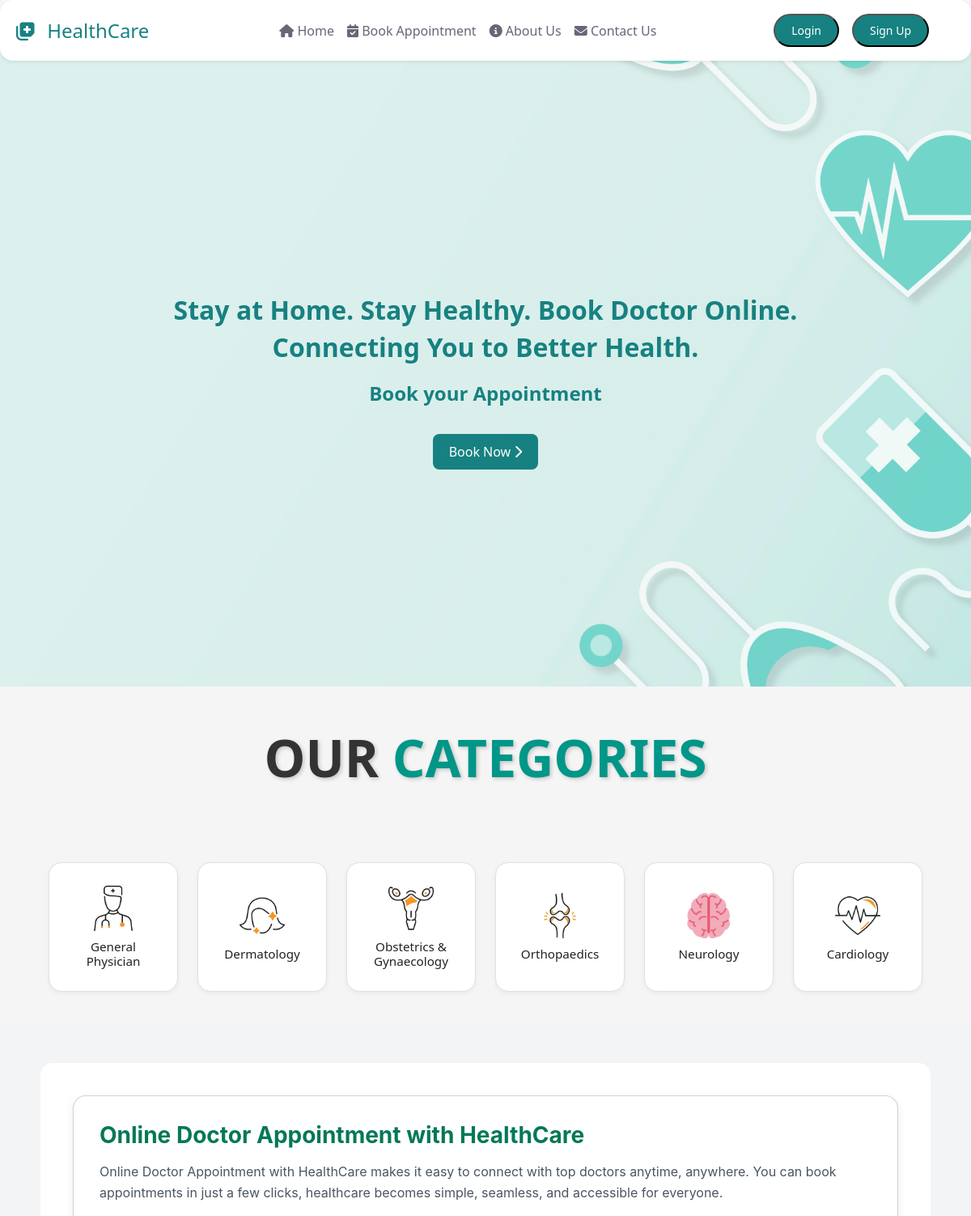
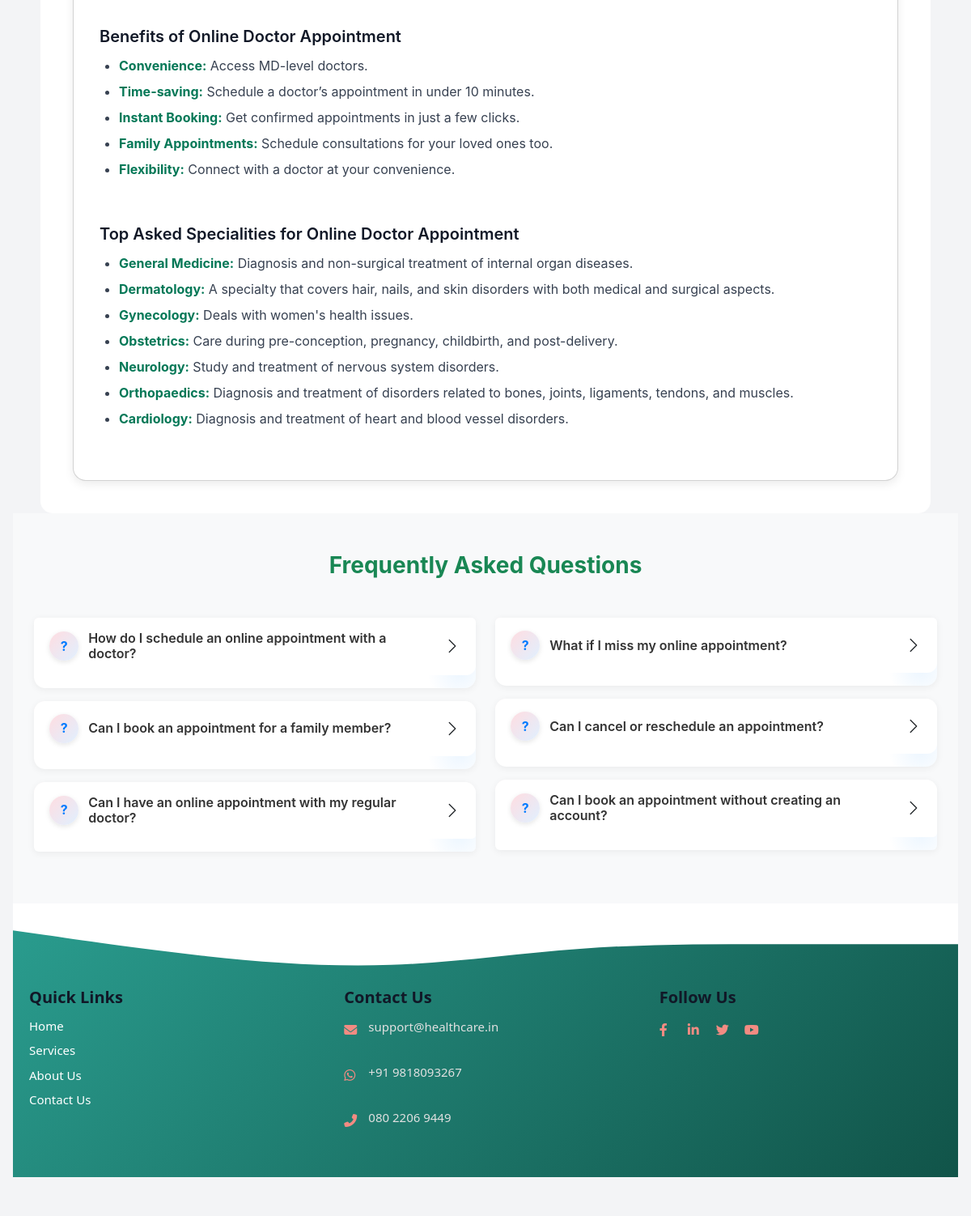
The page / on the database its author committed (2 pictures, top to bottom).
### tables this page shows
CREATE TABLE `categories` (
  `id` int(5) NOT NULL,
  `name` varchar(25) NOT NULL,
  `image` varchar(255) NOT NULL
);

### index.php (the view, shortened to what this page needs)
<?php
  $conn = new mysqli("localhost", "root", "", "doctor_directory");
  $result = $conn->query("SELECT * FROM categories");
?>
<?php
require 'db.php';
include("navbar.php");
if (isset($_GET['category_id'])) {
    $category_id = $_GET['category_id'];
    $query = "SELECT * FROM doctors WHERE category_id = ?";
    $stmt = $conn->prepare($query);
    $stmt->bind_param("i", $category_id);
    $stmt->execute();
    $result = $stmt->get_result();
    $is_doctor_view = true;
} else {
    $query = "SELECT * FROM categories";
    $result = $conn->query($query);
    $is_doctor_view = false;
}
?>
<!DOCTYPE html>
<html lang="en">
<head>
  <link rel="stylesheet" href="/project/style.css">
  <link rel="stylesheet" href="https://cdnjs.cloudflare.com/ajax/libs/font-awesome/6.5.0/css/all.min.css">
  <link rel="stylesheet" href="footer.css">
</head>
<body>
<section class="hero-section d-flex justify-content-center align-items-center mt-5 pt-5">
  <div class="text-center">
    <h1 class="display-5 fw-bold">Stay at Home. Stay Healthy. Book Doctor Online.</h1>
    <h2 class="display-5 fw-bold">Connecting You to Better Health.</h2>
    <p class="fw-bold">Book your Appointment</p>
  <a href="<?php echo isset($_SESSION['user']) ? 'user.php' : 'loginuser.php'; ?>"
   class="btn-book mt-3"
   style="z-index: 10; position: relative;">
   Book Now <span class="fas fa-chevron-right"></span>
</a>
</section>
<section id="categories">
<h2 class="our-doctors-heading">
    <span class="our">OUR</span> <span class="doctors"><?= $is_doctor_view ? 'DOCTORS' : 'CATEGORIES' ?></span>
</h2>
<div class="<?= $is_doctor_view ? 'doctor-grid' : 'category-grid' ?>">
<?php
while ($row = mysqli_fetch_assoc($result)) {
    $name = htmlspecialchars($row['name']);
    $image = htmlspecialchars($row['image']);
    if ($is_doctor_view) {
        $speciality = htmlspecialchars($row['speciality']);
        $experience = htmlspecialchars($row['experience']);
        $degree = htmlspecialchars($row['degree']);
        $hospital = htmlspecialchars($row['hospital']);
        ?>
        <div class="doctor-card">
            <img src="<?= $image ?>" alt="<?= $name ?>">
            <h3><?= $name ?></h3>
            <p> <?= $speciality ?></p>
            <p><strong>Experience:</strong> <?= $experience ?></p>
            <p><i class="fas fa-light fa-graduation-cap"></i><?= $degree ?></p>
            <p><i class="fas fa-map-marker-alt"></i> <?= $hospital ?></p>
             <a href="book_appointment.php?id=<?= $row['id'] ?>"
              class="btn" style="padding:10px 20px; background:#178181; color:white; text-decoration:none; border-radius:5px;">
                <i class="bi bi-calendar-check"></i> Book Appointment
             </a>
        </div>
        <?php
    } else {
        ?>
        <a href="?category_id=<?= $row['id'] ?>" class="category-card" style="text-decoration: none; color: inherit;">
            <img src="<?= $image ?>" alt="<?= $name ?>">
            <h3><?= $name ?></h3>
        </a>
        <?php
    }
}
?>
</section>
<section id="online-consultation">
  <div class="benefits">
    <div class="card">
      <h2>Online Doctor Appointment with HealthCare</h2>
      <p>
        Online Doctor Appointment with HealthCare makes it easy to connect with top doctors anytime, anywhere.
        You can book appointments in just a few clicks, healthcare becomes simple, seamless, and accessible for everyone.
      </p>
      <h3>Benefits of Online Doctor Appointment</h3>
      <ul>
        <li><strong>Convenience:</strong> Access MD-level doctors.</li>
        <li><strong>Time-saving:</strong> Schedule a doctor’s appointment in under 10 minutes.</li>
        <li><strong>Instant Booking:</strong> Get confirmed appointments in just a few clicks.</li>
        <li><strong>Family Appointments:</strong> Schedule consultations for your loved ones too.</li>
        <li><strong>Flexibility:</strong> Connect with a doctor at your convenience.</li>
      </ul>
      <h3>Top Asked Specialities for Online Doctor Appointment</h3>
      <ul>
        <li><strong>General Medicine:</strong> Diagnosis and non-surgical treatment of internal organ diseases.</li>
        <li><strong>Dermatology:</strong> A specialty that covers hair, nails, and skin disorders with both medical and surgical aspects.</li>
        <li><strong>Gynecology:</strong> Deals with women's health issues.</li>
        <li><strong>Obstetrics:</strong> Care during pre-conception, pregnancy, childbirth, and post-delivery.</li>
        <li><strong>Neurology:</strong> Study and treatment of nervous system disorders.</li>
        <li><strong>Orthopaedics:</strong> Diagnosis and treatment of disorders related to bones, joints, ligaments, tendons, and muscles.</li>
        <li><strong>Cardiology:</strong> Diagnosis and treatment of heart and blood vessel disorders.</li>
      </ul>
    </div>
  </div>
<section id="faq" class="py-5 bg-light">
  <div class="container">
    <h2 class="text-center mb-5 fw-bold text-success">Frequently Asked Questions</h2>
    <div class="row g-4">
      <div class="col-md-6">
        <div class="accordion" id="faqAccordion1">
          <div class="accordion-item faq-card mb-3">
            <h2 class="accordion-header" id="faq1">
              <button class="accordion-button collapsed fw-semibold" type="button" data-bs-toggle="collapse" data-bs-target="#answer1" aria-expanded="false" aria-controls="answer1">
                <span class="faq-icon">?</span>
                How do I schedule an online appointment with a doctor?
              </button>
            </h2>
          </div>
          <div class="accordion-item faq-card mb-3">
            <h2 class="accordion-header" id="faq2">
              <button class="accordion-button collapsed fw-semibold" type="button" data-bs-toggle="collapse" data-bs-target="#answer2" aria-expanded="false" aria-controls="answer2">
                <span class="faq-icon">?</span>
                Can I book an appointment for a family member?
              </button>
            </h2>
          </div>
          <div class="accordion-item faq-card mb-3">
            <h2 class="accordion-header" id="faq3">
              <button class="accordion-button collapsed fw-semibold" type="button" data-bs-toggle="collapse" data-bs-target="#answer3" aria-expanded="false" aria-controls="answer3">
                <span class="faq-icon">?</span>
                Can I have an online appointment with my regular doctor?
              </button>
            </h2>
          </div>
        </div>
      </div>
      <div class="col-md-6">
        <div class="accordion" id="faqAccordion2">
          <div class="accordion-item faq-card mb-3">
            <h2 class="accordion-header" id="faq4">
              <button class="accordion-button collapsed fw-semibold" type="button" data-bs-toggle="collapse" data-bs-target="#answer4" aria-expanded="false" aria-controls="answer4">
                <span class="faq-icon">?</span>
                What if I miss my online appointment?
              </button>
            </h2>
          </div>
          <div class="accordion-item faq-card mb-3">
            <h2 class="accordion-header" id="faq5">
              <button class="accordion-button collapsed fw-semibold" type="button" data-bs-toggle="collapse" data-bs-target="#answer5" aria-expanded="false" aria-controls="answer5">
                <span class="faq-icon">?</span>
                Can I cancel or reschedule an appointment?
              </button>
            </h2>
          </div>
          <div class="accordion-item faq-card mb-3">
            <h2 class="accordion-header" id="faq6">
              <button class="accordion-button collapsed fw-semibold" type="button" data-bs-toggle="collapse" data-bs-target="#answer6" aria-expanded="false" aria-controls="answer6">
                <span class="faq-icon">?</span>
                Can I book an appointment without creating an account?
              </button>
            </h2>
          </div>
        </div>
      </div>
    </div>
  </div>
</section>
<?php include("footer.php"); ?>
</body>
</html>

### navbar.php (shortened to what this page needs)
<!DOCTYPE html>
<html lang="en">
<head>
  <link href="https://cdn.jsdelivr.net/npm/bootstrap@5.3.7/dist/css/bootstrap.min.css" rel="stylesheet">
  <link rel="stylesheet" href="/project/style.css">
  <link rel="stylesheet" href="https://cdnjs.cloudflare.com/ajax/libs/font-awesome/6.5.0/css/all.min.css">
</head>
<body>
<nav class="navbar navbar-expand-lg navbar-light bg-white fixed-top shadow-sm">
  <div class="container-fluid d-flex justify-content-between align-items-center">
    <a class="navbar-brand" href="index.php">
      <i class="fas fa-notes-medical me-2 fs-4"></i> <span>HealthCare</span>
    </a>
    <div class="collapse navbar-collapse justify-content-center" id="mainNavbar">
      <ul class="navbar-nav">
       <li class="nav-item"><a class="nav-link" href="index.php"><i class="fas fa-home"></i> Home</a></li>
        <li class="nav-item"><a class="nav-link" href="#" id="appointmentLink">
          <i class="fas fa-calendar-check"></i> Book Appointment</a></li>
        <li class="nav-item"><a class="nav-link" href="about.php"><i class="fas fa-info-circle"></i> About Us</a></li>
        <li class="nav-item"><a class="nav-link" href="contact.php"><i class="fas fa-envelope"></i> Contact Us</a></li>
      </ul>
    </div>
    <div class="d-flex align-items-center">
      <?php if (isset($_SESSION['user'])): ?>
        <span id="welcome-text" class="d-none d-lg-block">Welcome, <?= htmlspecialchars($_SESSION['user']); ?></span>
        <button class="login-button d-none d-lg-block ms-2" onclick="window.location.href='logout.php'">Logout</button>
      <?php else: ?>
        <button class="login-button d-none d-lg-block" onclick="window.location.href='loginuser.php'">Login</button>
        <button class="sign-button d-none d-lg-block" onclick="window.location.href='registeruser.php'">Sign Up</button>
      <?php endif; ?>
    </div>
  </div>
</nav>
</body>
</html>

### footer.php
<link rel="stylesheet" href="https://cdnjs.cloudflare.com/ajax/libs/font-awesome/6.4.0/css/all.min.css">
<footer class="footer">
  <div class="footer-top-wave">
    <svg xmlns="http://www.w3.org/2000/svg" viewBox="0 0 1440 150" preserveAspectRatio="none">
      <path fill="#ffffff" fill-opacity="1"
        d="M0,64L48,74.7C96,85,192,107,288,122.7C384,139,480,149,576,144C672,139,768,117,864,106.7C960,96,1056,96,1152,96C1248,96,1344,96,1392,96L1440,96L1440,0L0,0Z">
      </path>
    </svg>
  </div>
  <div class="footer-content">
    <div class="footer-section">
      <h3 class="footer-heading">Quick Links</h3>
      <a href="index.php">Home</a>
      <a href="user.php">Services</a>
      <a href="about.php">About Us</a>
      <a href="contact.php">Contact Us</a>
    </div>
    <div class="footer-section">
      <h3 class="footer-heading">Contact Us</h3>
      <p><i class="fas fa-envelope"></i><a href="mailto:support@healthcare.in">support@healthcare.in</a></p>
      <p><i class="fab fa-whatsapp"></i><a href="https://wa.me/919818093267" target="_blank">+91 9818093267</a></p>
      <p><i class="fas fa-phone-alt"></i><a href="tel: 080 2206 9449"> 080 2206 9449</a></p>
    </div>
    <div class="footer-section">
      <h3 class="footer-heading">Follow Us</h3>
      <div class="social-icons">
        <a href="https://facebook.com" target="_blank"><i class="fab fa-facebook-f"></i></a>
        <a href="https://linkedin.com" target="_blank"><i class="fab fa-linkedin-in"></i></a>
        <a href="https://twitter.com" target="_blank"><i class="fab fa-twitter"></i></a>
        <a href="https://youtube.com" target="_blank"><i class="fab fa-youtube"></i></a>
      </div>
    </div>
  </div>
</footer>

### footer.css (style rules this page uses)
.footer { background: linear-gradient(135deg, #2a9d8f, #115449); color: #f3f4f6;; padding: 80px 20px 30px; position: relative; font-family: 'Segoe UI', sans-serif; overflow: hidden; }
.footer-top-wave { position: absolute; top: -1px; left: 0; width: 100%; overflow: hidden; line-height: 0; }
.footer-top-wave svg { display: block; width: 100%; height: 80px; }
.footer-content { display: grid; grid-template-columns: repeat(3, 1fr); gap: 40px; max-width: 1200px; margin: 0 auto; text-align: left; position: relative; z-index: 1; }
.footer-section h3.footer-heading { margin-bottom: 15px; font-size: 18px; font-weight: bold; color: #fff; }
.footer-section a { display: block; margin-bottom: 8px; color: #ffffff; text-decoration: none; font-size: 15px; transition: color 0.3s ease, transform 0.3s ease; }
.footer-section p { display: flex; align-items: center; gap: 10px; margin: 8px 0; font-size: 15px; color: #e0e0e0; }
.footer-section p a { color: #e0e0e0; text-decoration: none; transition: color 0.3s ease; }
.footer-section i { font-size: 16px; width: 20px; color: #f28b82; transition: color 0.3s ease; }
.social-icons { display: flex; gap: 15px; margin-top: 10px; }
.social-icons a { color: #ffffff; font-size: 20px; transition: transform 0.3s ease, color 0.3s ease; }

### rows shown on the page
categories: image (picture), name "General Physician"
categories: image (picture), name "Dermatology"
categories: image (picture), name "Obstetrics & Gynaecology"
categories: image (picture), name "Orthopaedics"
categories: image (picture), name "Neurology"
categories: image (picture), name "Cardiology"
